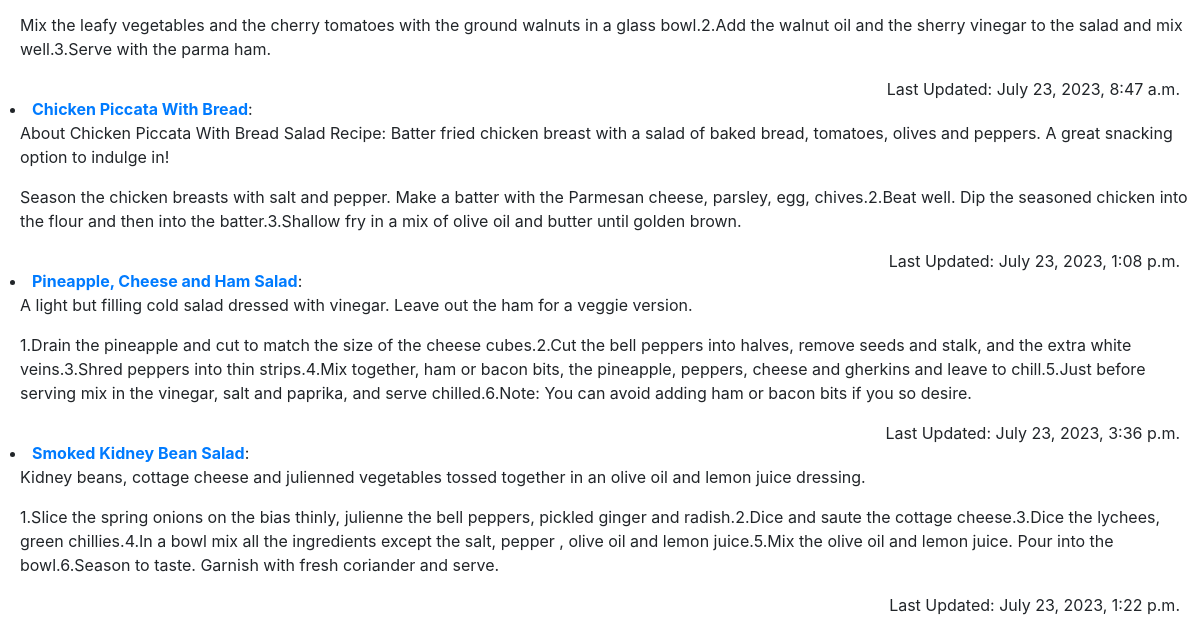
The app's page /recipes/ (signed in, lower part), older data.
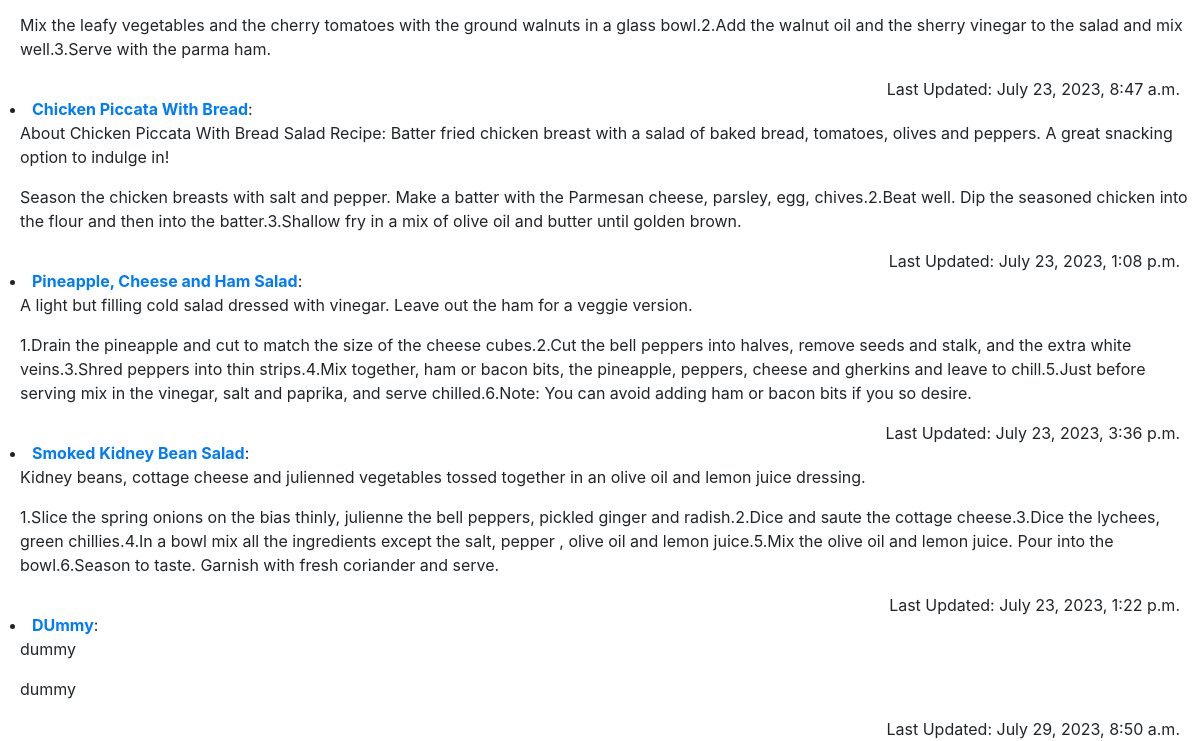
The same page, newer data.
### recipes/models.py (models this page shows, shortened)
class Recipe(models.Model):
    user = models.ForeignKey(settings.AUTH_USER_MODEL, on_delete=models.CASCADE)
    name = models.CharField(max_length=220)
    description = models.TextField(blank=True, null=True)
    directions = models.TextField(blank=True, null=True) # complete guide of the recipe
    timestamp = models.DateTimeField(auto_now_add=True)
    updated = models.DateTimeField(auto_now=True)
    active = models.BooleanField(default=True)
    objects = RecipeManager()
    def get_absolute_url(self):
        return reverse("recipes:detail", kwargs={"id": self.id})

### recipes/views.py (the view)
# urls.py: path("", recipe_list_view, name="list"),
@login_required
def recipe_list_view(request):
    qs = Recipe.objects.filter(user=request.user)
    context = {
        "object_list": qs,
    }
    return render(request, "recipes/search.html", context)

### recipes/models.py (called while the page is built)
    def get_queryset(self):
        return RecipeQuerySet(self.model, using=self._db)

### templates/recipes/search.html (shortened to what this page needs)
{% extends 'recipes/base.html' %}
{% block content %}
{% for object in object_list %}
<li style="padding: 10px;"><strong><a href="{{object.get_absolute_url}}">{{object.name}}</a></strong>:
    <p style="padding-left: 10px;">{{object.description}}</p>
    <p style="padding-left: 10px;">{{object.directions}}</p>
    <p style="position: absolute; right: 20px;">Last Updated: {{object.updated}}</p>
</li>
{% endfor %}
{% endblock content %}

Row changes from the older to the newer data that the page shows:
added Recipe: name "DUmmy", description "dummy", directions "dummy", updated "July 29, 2023, 8:50 a.m."
